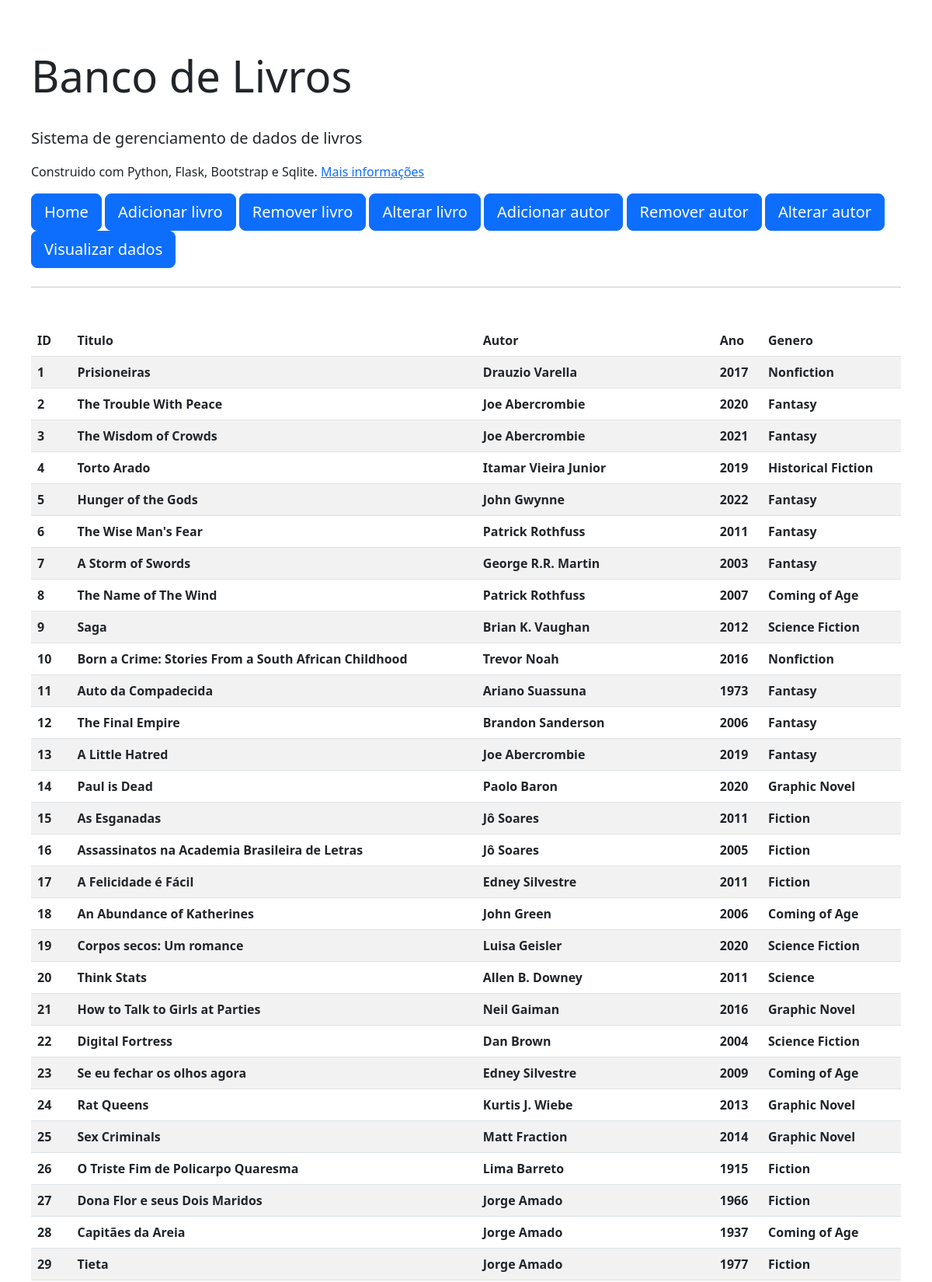
The page /home (upper part) on the database its author committed.
### tables this page shows
CREATE TABLE "books" (
"id" INTEGER PRIMARY KEY AUTOINCREMENT,
"titulo" TEXT NOT NULL,
"autor" TEXT,
"ano" INTEGER,
"genero" TEXT
);

### app.py (the view)
@app.route("/")
@app.route("/home")
def home():
    all_data = query_all_data()
    below_data = query_authors()
    return render_template("home.html",all_data=all_data, below_data=below_data, **request.args)

### app.py (called while the page is built)
def query_all_data():
    with sqlite3.connect(db_path) as connie:
        c = connie.cursor()
        c.execute("""
SELECT * FROM books
""")
        all_data = c.fetchall()
    return(all_data)

def query_authors():
    with sqlite3.connect(db_path) as connie:
        c = connie.cursor()
        c.execute("""
SELECT * FROM authors
""")
        all_data = c.fetchall()
    return(all_data)

### templates/home.html (shortened to what this page needs)
<!DOCTYPE html>
<html lang="en">
    <head>
        <link href="https://cdn.jsdelivr.net/npm/bootstrap@5.2.2/dist/css/bootstrap.min.css" rel="stylesheet">
    </head>
    <body style="margin:30px;padding:10px">
        <br>
        <div class="jumbotron">
        <h1 class="display-4">Banco de Livros</h1>
        <br>
        {% if message %}
        <h1 class="display-5">{{message}}</h1>
        {% else %}
        <p class="lead">Sistema de gerenciamento de dados de livros</p>
        <p>Construido com Python, Flask, Bootstrap e Sqlite. <a href="{{ url_for('about') }}">Mais informações</a></p>
        {% endif %}
        <a class="btn btn-primary btn-lg" href="{{ url_for('home') }}" role="button">Home</a>
        <a class="btn btn-primary btn-lg" href="{{ url_for('add_book') }}" role="button">Adicionar livro</a>
        <a class="btn btn-primary btn-lg" href="{{ url_for('delete_book') }}" role="button">Remover livro</a>
        <a class="btn btn-primary btn-lg" href="{{ url_for('update_book') }}" role="button">Alterar livro</a>
        <a class="btn btn-primary btn-lg" href="{{ url_for('add_author') }}" role="button">Adicionar autor</a>
        <a class="btn btn-primary btn-lg" href="{{ url_for('delete_author') }}" role="button">Remover autor</a>
        <a class="btn btn-primary btn-lg" href="{{ url_for('update_author') }}" role="button">Alterar autor</a>
        <a class="btn btn-primary btn-lg" href="{{ url_for('views') }}" role="button">Visualizar dados</a>
        <hr class="my-4">
        <br>
        </div>
        <table class="table table-striped">
            <thead>
                <tr>
                <th scope="col">ID</th>
                <th scope="col">Titulo</th>
                <th scope="col">Autor</th>
                <th scope="col">Ano</th>
                <th scope="col">Genero</th>
                </tr>
            </thead>
            <tbody>
                {% for row in all_data %}
                <tr>
                {% for col in row %}
                <th scope="row">{{col}}</th>
                {% endfor %}
                </tr>
                {% endfor %}
            </tbody>
        </table>
        <br>
        <br>
    </body>
</html>

### rows shown on the page
books: row "1", titulo "Prisioneiras", autor "Drauzio Varella", ano "2017", genero "Nonfiction"
books: row "2", titulo "The Trouble With Peace", autor "Joe Abercrombie", ano "2020", genero "Fantasy"
books: row "3", titulo "The Wisdom of Crowds", autor "Joe Abercrombie", ano "2021", genero "Fantasy"
books: row "4", titulo "Torto Arado", autor "Itamar Vieira Junior", ano "2019", genero "Historical Fiction"
books: row "5", titulo "Hunger of the Gods", autor "John Gwynne", ano "2022", genero "Fantasy"
books: row "6", titulo "The Wise Man's Fear", autor "Patrick Rothfuss", ano "2011", genero "Fantasy"
books: row "7", titulo "A Storm of Swords", autor "George R.R. Martin", ano "2003", genero "Fantasy"
books: row "8", titulo "The Name of The Wind", autor "Patrick Rothfuss", ano "2007", genero "Coming of Age"
books: row "9", titulo "Saga", autor "Brian K. Vaughan", ano "2012", genero "Science Fiction"
books: row "10", titulo "Born a Crime: Stories From a South African Childhood", autor "Trevor Noah", ano "2016", genero "Nonfiction"
books: row "11", titulo "Auto da Compadecida", autor "Ariano Suassuna", ano "1973", genero "Fantasy"
books: row "12", titulo "The Final Empire", autor "Brandon Sanderson", ano "2006", genero "Fantasy"
books: row "13", titulo "A Little Hatred", autor "Joe Abercrombie", ano "2019", genero "Fantasy"
books: row "14", titulo "Paul is Dead", autor "Paolo Baron", ano "2020", genero "Graphic Novel"
books: row "15", titulo "As Esganadas", autor "Jô Soares", ano "2011", genero "Fiction"
books: row "16", titulo "Assassinatos na Academia Brasileira de Letras", autor "Jô Soares", ano "2005", genero "Fiction"
books: row "17", titulo "A Felicidade é Fácil", autor "Edney Silvestre", ano "2011", genero "Fiction"
books: row "18", titulo "An Abundance of Katherines", autor "John Green", ano "2006", genero "Coming of Age"
books: row "19", titulo "Corpos secos: Um romance", autor "Luisa Geisler", ano "2020", genero "Science Fiction"
books: row "20", titulo "Think Stats", autor "Allen B. Downey", ano "2011", genero "Science"
books: row "21", titulo "How to Talk to Girls at Parties", autor "Neil Gaiman", ano "2016", genero "Graphic Novel"
books: row "22", titulo "Digital Fortress", autor "Dan Brown", ano "2004", genero "Science Fiction"
books: row "23", titulo "Se eu fechar os olhos agora", autor "Edney Silvestre", ano "2009", genero "Coming of Age"
books: row "24", titulo "Rat Queens", autor "Kurtis J. Wiebe", ano "2013", genero "Graphic Novel"
books: row "25", titulo "Sex Criminals", autor "Matt Fraction", ano "2014", genero "Graphic Novel"
books: row "26", titulo "O Triste Fim de Policarpo Quaresma", autor "Lima Barreto", ano "1915", genero "Fiction"
books: row "27", titulo "Dona Flor e seus Dois Maridos", autor "Jorge Amado", ano "1966", genero "Fiction"
books: row "28", titulo "Capitães da Areia", autor "Jorge Amado", ano "1937", genero "Coming of Age"
books: row "29", titulo "Tieta", autor "Jorge Amado", ano "1977", genero "Fiction"
